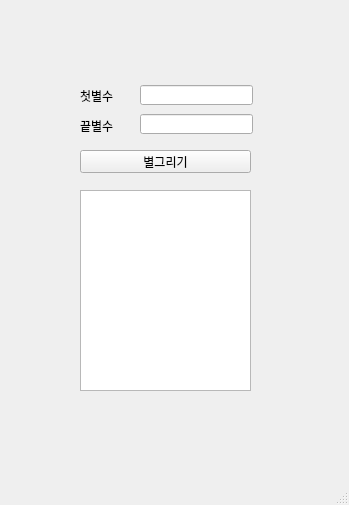
<?xml version="1.0" encoding="UTF-8"?>
<ui version="4.0">
 <class>MainWindow</class>
 <widget class="QMainWindow" name="MainWindow">
  <property name="geometry">
   <rect>
    <x>0</x>
    <y>0</y>
    <width>349</width>
    <height>505</height>
   </rect>
  </property>
  <property name="windowTitle">
   <string>MainWindow</string>
  </property>
  <widget class="QWidget" name="centralwidget">
   <widget class="QLabel" name="lbl_first">
    <property name="geometry">
     <rect>
      <x>80</x>
      <y>90</y>
      <width>56</width>
      <height>12</height>
     </rect>
    </property>
    <property name="text">
     <string>첫별수</string>
    </property>
   </widget>
   <widget class="QLabel" name="lbl_last">
    <property name="geometry">
     <rect>
      <x>80</x>
      <y>120</y>
      <width>56</width>
      <height>12</height>
     </rect>
    </property>
    <property name="text">
     <string>끝별수</string>
    </property>
   </widget>
   <widget class="QLineEdit" name="le_first">
    <property name="geometry">
     <rect>
      <x>140</x>
      <y>85</y>
      <width>113</width>
      <height>20</height>
     </rect>
    </property>
   </widget>
   <widget class="QLineEdit" name="le_last">
    <property name="geometry">
     <rect>
      <x>140</x>
      <y>114</y>
      <width>113</width>
      <height>20</height>
     </rect>
    </property>
   </widget>
   <widget class="QPushButton" name="pb">
    <property name="geometry">
     <rect>
      <x>80</x>
      <y>150</y>
      <width>171</width>
      <height>23</height>
     </rect>
    </property>
    <property name="text">
     <string>별그리기</string>
    </property>
   </widget>
   <widget class="QTextEdit" name="te">
    <property name="geometry">
     <rect>
      <x>80</x>
      <y>190</y>
      <width>171</width>
      <height>201</height>
     </rect>
    </property>
   </widget>
  </widget>
  <widget class="QMenuBar" name="menubar">
   <property name="geometry">
    <rect>
     <x>0</x>
     <y>0</y>
     <width>349</width>
     <height>21</height>
    </rect>
   </property>
  </widget>
  <widget class="QStatusBar" name="statusbar"/>
 </widget>
 <resources/>
 <connections/>
</ui>
